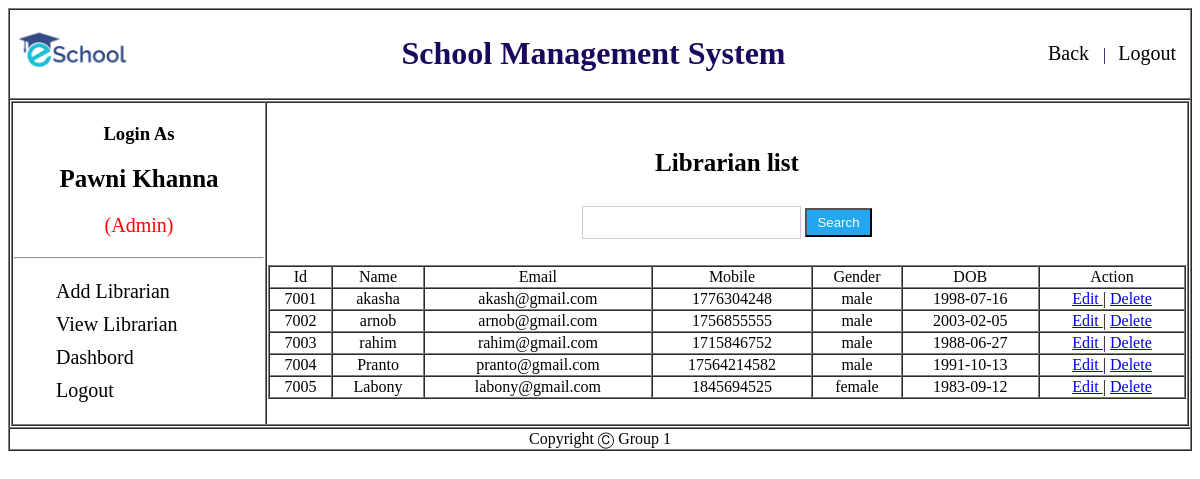
The app's page /Admin/view/viewLibrarian.php (signed in) with its own data.
### tables this page shows
CREATE TABLE `librarian` (
  `slno` int(11) NOT NULL,
  `id` varchar(4) NOT NULL,
  `name` varchar(70) NOT NULL,
  `email` varchar(70) NOT NULL,
  `mobile` varchar(70) NOT NULL,
  `gender` varchar(70) NOT NULL,
  `dob` varchar(10) NOT NULL,
  `password` varchar(70) NOT NULL
);

### Admin/Model/librarianModel.php (called while the page is built, shortened)
<?php
function allUserList(){
    $conn = getConnection();
    $sql = "select * from librarian";
    $result = mysqli_query($conn, $sql);
    $users =[];
		while($row = mysqli_fetch_assoc($result)){
			array_push($users, $row);
		}
		return $users;
}
?>

### Admin/View/viewLibrarian.php (the view, shortened to what this page needs)
<?php
	include('header.php');
	include_once('../model/librarianModel.php');
	$UsersList = allUserList();
?>
<div id="sidebar" class="">
                <ul>
                  <li><a href="addLibrarian.php">Add Librarian</a></li>
                  <li><a href="viewLibrarian.php">View Librarian</a></li>
                  <li><a href="dashboard.php">Dashbord</a></li>
                  <li><a href="../Controller/logout.php">Logout</a></li>
                </ul>
							</div>
              </td>
              <td>
                <center><h2>Librarian list</h2>
									<input type="text" name="name" id="name" onkeyup="ajax()" />
									<input type="button" name="" value="Search">
								</center>
								<br>
								<div id="myh1" class="">
								<?php
								echo "<table border = 1 width='100%' cellspacing = 0  >
								<tr align = 'center'>
										<td>Id</td>
										<td>Name</td>
										<td>Email</td>
										<td>Mobile</td>
										<td>Gender</td>
										<td>DOB</td>
										<td>Action</td>
								</tr>";
								for($i = 0; $i<count($UsersList); $i++){
										echo "<tr align = 'center'>
										<td>{$UsersList[$i]['id']}</td>
										<td>{$UsersList[$i]['name']}</td>
										<td>{$UsersList[$i]['email']}</td>
										<td>{$UsersList[$i]['mobile']}</td>
										<td>{$UsersList[$i]['gender']}</td>
										<td>{$UsersList[$i]['dob']}</td>
										<td> <a href='editLibrarian.php?id={$UsersList[$i]['id']}'> Edit </a> | <a href='deleteLibrarian.php?id={$UsersList[$i]['id']}'> Delete </a>  </td>
								</tr>";
								}
								echo "</table>";
								?>
								</div>
              </td>
            </tr>
          </table>
        </td>
      </tr>
    <?php include('footer.php'); ?>

### Admin/Style/sidebar.css (style rules this page uses)
#navigation h2 { font-size: 25px; text-align: center; }
#sidebar ul li { list-style-type: none; font-size: 20px; padding: 5px 2px; }
#sidebar ul li:last-child { border-bottom: 0; }
#sidebar ul li a { text-decoration: none; color: #000; }
input[type=button] { background-color: #22A7F0; width: auto; color: white; padding: 5px 10px; cursor: pointer; }
input[type=text],input[type=email], input[type=password] { padding: 8px 20px; margin: 8px 0; display: inline-block; border: 1px solid #ccc; box-sizing: border-box; }

### records on screen
librarian: id "7001", name "akasha", email "akash@gmail.com", mobile "1776304248", gender "male", dob "1998-07-16"
librarian: id "7002", name "arnob", email "arnob@gmail.com", mobile "1756855555", gender "male", dob "2003-02-05"
librarian: id "7003", name "rahim", email "rahim@gmail.com", mobile "1715846752", gender "male", dob "1988-06-27"
librarian: id "7004", name "Pranto", email "pranto@gmail.com", mobile "17564214582", gender "male", dob "1991-10-13"
librarian: id "7005", name "Labony", email "labony@gmail.com", mobile "1845694525", gender "female", dob "1983-09-12"

### other values on screen
$_COOKIE['name'] "Pawni Khanna"
